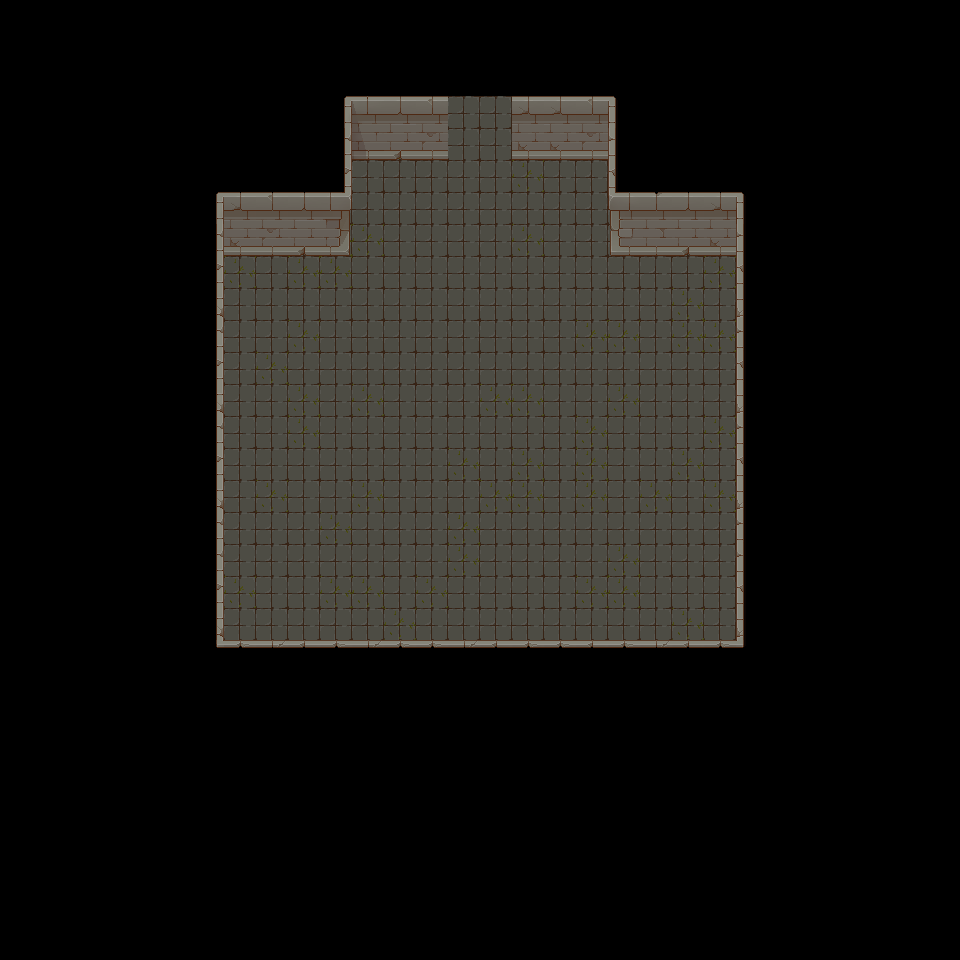

Tiled map render using the project's own tile images. Description and the whole map definition, tile-layer contents included, below:
An orthogonal 30x30 tile map with 32x32 px tiles, 2 tile layers (Ground, Walls), 4 tilesets and 32 objects (19x Collision, 10x DynamicStructure, 2x StaticStructure, Spawn).

<map version="1.10" tiledversion="1.11.0" orientation="orthogonal" renderorder="right-down" width="30" height="30" tilewidth="32" tileheight="32" infinite="0" nextlayerid="6" nextobjectid="49">
 <tileset firstgid="1" source="Walls.tsx" />
 <tileset firstgid="257" source="Floor.tsx" />
 <tileset firstgid="260" source="TX Tileset Stone Ground.tsx" />
 <tileset firstgid="324" source="Structures.tsx" />
 <objectgroup id="5" name="Collisions">
  <object id="21" type="Collision" x="224" y="192" width="126" height="64" />
  <object id="23" type="Collision" x="216" y="192" width="8" height="456" />
  <object id="24" type="Collision" x="224" y="640" width="512" height="8" />
  <object id="26" type="Collision" x="736" y="192" width="8" height="456" />
  <object id="27" type="Collision" x="610" y="192" width="126" height="64" />
  <object id="28" type="Collision" x="352" y="96" width="112" height="64" />
  <object id="29" type="Collision" x="496" y="96" width="112" height="64" />
  <object id="31" type="Collision" x="464" y="96" width="32" height="43" />
  <object id="32" type="Collision" x="344" y="96" width="8" height="114" />
  <object id="33" type="Collision" x="608" y="96" width="8" height="114" />
  <object id="34" type="Collision" x="450" y="192" width="60" height="32" />
  <object id="35" type="Collision" x="320" y="295" width="32" height="25" />
  <object id="46" type="Collision" x="608" y="295" width="32" height="25" />
  <object id="36" type="Collision" x="320" y="391" width="32" height="25" />
  <object id="45" type="Collision" x="608" y="391" width="32" height="25" />
  <object id="37" type="Collision" x="320" y="487" width="32" height="25" />
  <object id="44" type="Collision" x="608" y="487" width="32" height="25" />
  <object id="38" type="Collision" x="320" y="583" width="32" height="25" />
  <object id="43" type="Collision" x="608" y="583" width="32" height="25" />
  <object id="47" name="spawn" type="Spawn" x="480" y="619" />
 </objectgroup>
 <layer id="2" name="Ground" width="30" height="30">
  <data encoding="csv">
0,0,0,0,0,0,0,0,0,0,0,0,0,0,0,0,0,0,0,0,0,0,0,0,0,0,0,0,0,0,
0,0,0,0,0,0,0,0,0,0,0,0,0,0,0,0,0,0,0,0,0,0,0,0,0,0,0,0,0,0,
0,0,0,0,0,0,0,0,0,0,0,0,0,0,0,0,0,0,0,0,0,0,0,0,0,0,0,0,0,0,
0,0,0,0,0,0,0,0,0,0,0,258,258,258,258,258,258,258,258,0,0,0,0,0,0,0,0,0,0,0,
0,0,0,0,0,0,0,0,0,0,0,258,259,258,258,258,258,259,258,0,0,0,0,0,0,0,0,0,0,0,
0,0,0,0,0,0,0,0,0,0,0,258,258,258,258,258,259,258,258,0,0,0,0,0,0,0,0,0,0,0,
0,0,0,0,0,0,0,0,0,0,258,258,258,258,258,258,258,258,258,258,0,0,0,0,0,0,0,0,0,0,
0,0,0,0,0,0,0,258,259,258,259,259,258,258,258,258,259,258,258,258,258,258,259,0,0,0,0,0,0,0,
0,0,0,0,0,0,0,259,258,259,259,258,258,258,258,258,258,258,258,258,258,258,259,0,0,0,0,0,0,0,
0,0,0,0,0,0,0,258,258,258,258,258,258,258,258,258,258,258,258,258,258,259,258,0,0,0,0,0,0,0,
0,0,0,0,0,0,0,258,258,259,258,258,258,258,258,258,258,258,259,259,258,259,259,0,0,0,0,0,0,0,
0,0,0,0,0,0,0,258,259,258,258,258,258,258,258,258,258,258,258,258,258,258,258,0,0,0,0,0,0,0,
0,0,0,0,0,0,0,258,258,259,258,259,258,258,258,259,259,258,258,259,258,258,258,0,0,0,0,0,0,0,
0,0,0,0,0,0,0,258,258,259,258,258,258,258,258,258,258,258,259,258,258,258,259,0,0,0,0,0,0,0,
0,0,0,0,0,0,0,258,258,258,258,258,258,258,259,258,259,258,259,258,258,259,258,0,0,0,0,0,0,0,
0,0,0,0,0,0,0,258,259,258,258,259,258,258,258,259,259,258,259,258,259,258,259,0,0,0,0,0,0,0,
0,0,0,0,0,0,0,258,258,258,259,258,258,258,259,258,258,258,258,258,258,258,258,0,0,0,0,0,0,0,
0,0,0,0,0,0,0,258,258,258,258,258,258,258,259,258,258,258,258,259,258,258,258,0,0,0,0,0,0,0,
0,0,0,0,0,0,0,259,258,258,259,259,258,259,258,258,258,258,259,259,258,258,258,0,0,0,0,0,0,0,
0,0,0,0,0,0,0,258,258,258,258,258,259,258,258,258,258,258,258,258,258,259,258,0,0,0,0,0,0,0,
0,0,0,0,0,0,0,0,0,0,0,0,0,0,0,0,0,0,0,0,0,0,0,0,0,0,0,0,0,0,
0,0,0,0,0,0,0,0,0,0,0,0,0,0,0,0,0,0,0,0,0,0,0,0,0,0,0,0,0,0,
0,0,0,0,0,0,0,0,0,0,0,0,0,0,0,0,0,0,0,0,0,0,0,0,0,0,0,0,0,0,
0,0,0,0,0,0,0,0,0,0,0,0,0,0,0,0,0,0,0,0,0,0,0,0,0,0,0,0,0,0,
0,0,0,0,0,0,0,0,0,0,0,0,0,0,0,0,0,0,0,0,0,0,0,0,0,0,0,0,0,0,
0,0,0,0,0,0,0,0,0,0,0,0,0,0,0,0,0,0,0,0,0,0,0,0,0,0,0,0,0,0,
0,0,0,0,0,0,0,0,0,0,0,0,0,0,0,0,0,0,0,0,0,0,0,0,0,0,0,0,0,0,
0,0,0,0,0,0,0,0,0,0,0,0,0,0,0,0,0,0,0,0,0,0,0,0,0,0,0,0,0,0,
0,0,0,0,0,0,0,0,0,0,0,0,0,0,0,0,0,0,0,0,0,0,0,0,0,0,0,0,0,0,
0,0,0,0,0,0,0,0,0,0,0,0,0,0,0,0,0,0,0,0,0,0,0,0,0,0,0,0,0,0
</data>
 </layer>
 <layer id="1" name="Walls" width="30" height="30">
  <data encoding="csv">
0,0,0,0,0,0,0,0,0,0,0,0,0,0,0,0,0,0,0,0,0,0,0,0,0,0,0,0,0,0,
0,0,0,0,0,0,0,0,0,0,0,0,0,0,0,0,0,0,0,0,0,0,0,0,0,0,0,0,0,0,
0,0,0,0,0,0,0,0,0,0,0,0,0,0,0,0,0,0,0,0,0,0,0,0,0,0,0,0,0,0,
0,0,0,0,0,0,0,0,0,0,21,22,99,101,0,0,100,100,101,25,0,0,0,0,0,0,0,0,0,0,
0,0,0,0,0,0,0,0,0,0,27,38,115,117,0,0,116,116,117,26,0,0,0,0,0,0,0,0,0,0,
0,0,0,0,0,0,0,0,0,0,43,0,0,0,0,0,0,0,0,42,0,0,0,0,0,0,0,0,0,0,
0,0,0,0,0,0,21,100,101,99,62,0,0,0,0,0,0,0,60,61,98,99,100,25,0,0,0,0,0,0,
0,0,0,0,0,0,27,116,117,115,78,0,0,0,0,0,0,0,76,77,114,115,116,26,0,0,0,0,0,0,
0,0,0,0,0,0,43,0,0,0,0,0,0,0,0,0,0,0,92,93,0,0,0,42,0,0,0,0,0,0,
0,0,0,0,0,0,59,0,0,0,0,0,0,0,0,0,0,0,0,0,0,0,0,58,0,0,0,0,0,0,
0,0,0,0,0,0,27,0,0,0,0,0,0,0,0,0,0,0,0,0,0,0,0,26,0,0,0,0,0,0,
0,0,0,0,0,0,43,0,0,0,0,0,0,0,0,0,0,0,0,0,0,0,0,42,0,0,0,0,0,0,
0,0,0,0,0,0,59,0,0,0,0,0,0,0,0,0,0,0,0,0,0,0,0,58,0,0,0,0,0,0,
0,0,0,0,0,0,27,0,0,0,0,0,0,0,0,0,0,0,0,0,0,0,0,26,0,0,0,0,0,0,
0,0,0,0,0,0,43,0,0,0,0,0,0,0,0,0,0,0,0,0,0,0,0,42,0,0,0,0,0,0,
0,0,0,0,0,0,59,0,0,0,0,0,0,0,0,0,0,0,0,0,0,0,0,58,0,0,0,0,0,0,
0,0,0,0,0,0,27,0,0,0,0,0,0,0,0,0,0,0,0,0,0,0,0,26,0,0,0,0,0,0,
0,0,0,0,0,0,27,0,0,0,0,0,0,0,0,0,0,0,0,0,0,0,0,26,0,0,0,0,0,0,
0,0,0,0,0,0,43,0,0,0,0,0,0,0,0,0,0,0,0,0,0,0,0,42,0,0,0,0,0,0,
0,0,0,0,0,0,59,0,0,0,0,0,0,0,0,0,0,0,0,0,0,0,0,58,0,0,0,0,0,0,
0,0,0,0,0,0,69,30,31,29,30,31,30,30,31,29,30,30,29,30,31,29,30,73,0,0,0,0,0,0,
0,0,0,0,0,0,0,0,0,0,0,0,0,0,0,0,0,0,0,0,0,0,0,0,0,0,0,0,0,0,
0,0,0,0,0,0,0,0,0,0,0,0,0,0,0,0,0,0,0,0,0,0,0,0,0,0,0,0,0,0,
0,0,0,0,0,0,0,0,0,0,0,0,0,0,0,0,0,0,0,0,0,0,0,0,0,0,0,0,0,0,
0,0,0,0,0,0,0,0,0,0,0,0,0,0,0,0,0,0,0,0,0,0,0,0,0,0,0,0,0,0,
0,0,0,0,0,0,0,0,0,0,0,0,0,0,0,0,0,0,0,0,0,0,0,0,0,0,0,0,0,0,
0,0,0,0,0,0,0,0,0,0,0,0,0,0,0,0,0,0,0,0,0,0,0,0,0,0,0,0,0,0,
0,0,0,0,0,0,0,0,0,0,0,0,0,0,0,0,0,0,0,0,0,0,0,0,0,0,0,0,0,0,
0,0,0,0,0,0,0,0,0,0,0,0,0,0,0,0,0,0,0,0,0,0,0,0,0,0,0,0,0,0,
0,0,0,0,0,0,0,0,0,0,0,0,0,0,0,0,0,0,0,0,0,0,0,0,0,0,0,0,0,0
</data>
 </layer>
 <objectgroup id="3" name="StaticStructures">
  <object id="1" type="StaticStructure" gid="284" x="448" y="224" width="32" height="32" />
  <object id="2" type="StaticStructure" gid="286" x="480" y="224" width="32" height="32" />
 </objectgroup>
 <objectgroup id="4" name="DynamicStructures">
  <object id="4" name="pillar_tall" type="DynamicStructure" gid="341" x="320" y="320" width="32" height="77" />
  <object id="5" name="pillar_tall" type="DynamicStructure" gid="341" x="320" y="416" width="32" height="77" />
  <object id="6" name="pillar_tall" type="DynamicStructure" gid="341" x="320" y="512" width="32" height="77" />
  <object id="7" name="pillar_tall" type="DynamicStructure" gid="341" x="320" y="608" width="32" height="77" />
  <object id="8" name="pillar_tall" type="DynamicStructure" gid="341" x="608" y="320" width="32" height="77" />
  <object id="9" name="pillar_tall" type="DynamicStructure" gid="341" x="608" y="416" width="32" height="77" />
  <object id="10" name="pillar_tall" type="DynamicStructure" gid="341" x="608" y="512" width="32" height="77" />
  <object id="11" name="pillar_tall" type="DynamicStructure" gid="341" x="608" y="608" width="32" height="77" />
  <object id="18" name="chest_closed" type="DynamicStructure" gid="335" x="464" y="216" width="32" height="31">
   <properties>
    <property name="items" value="ring" />
   </properties>
  </object>
  <object id="20" type="DynamicStructure" gid="332" x="448" y="160" width="64" height="64" />
 </objectgroup>
</map>
